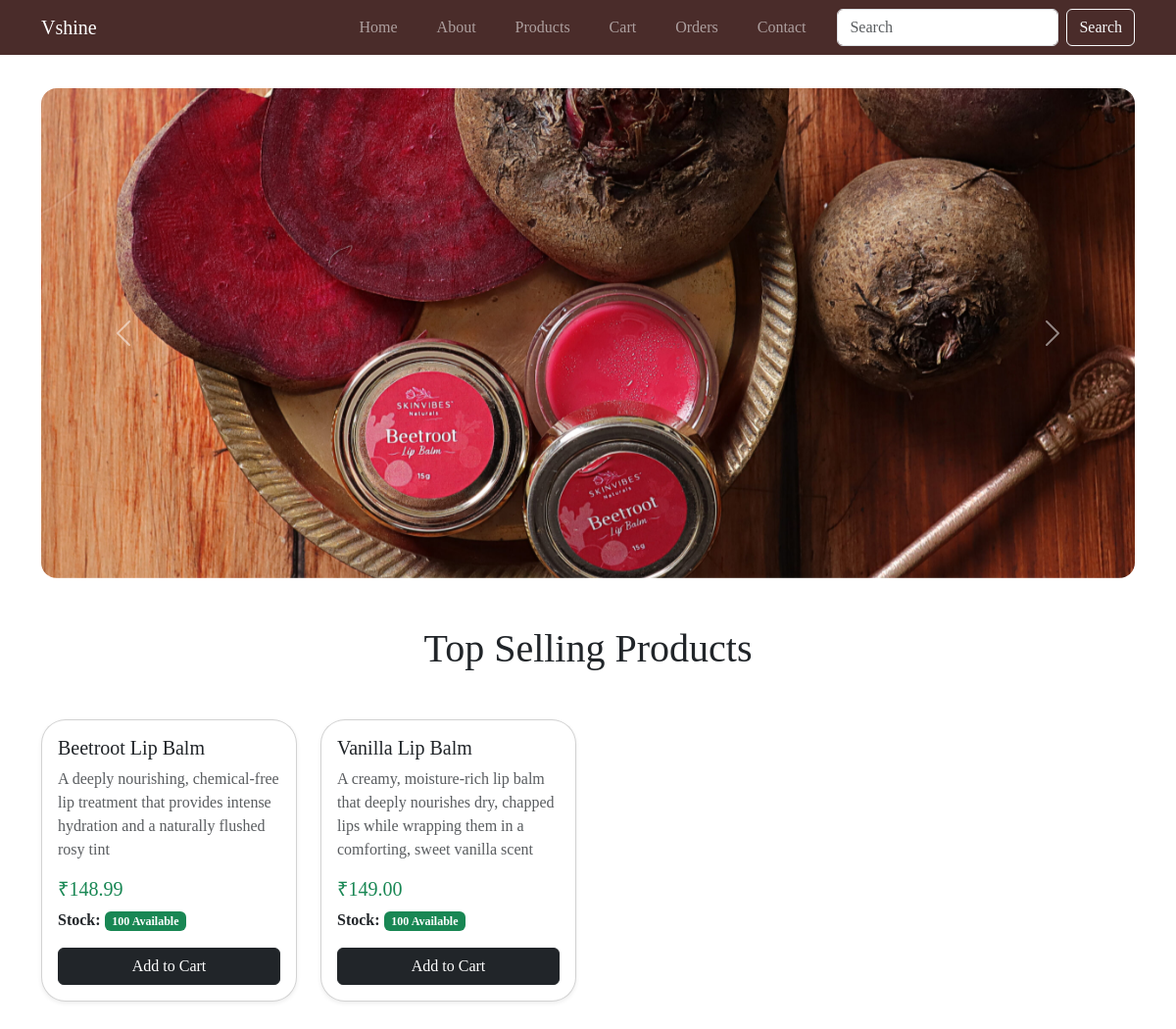
The app's page /, older data.
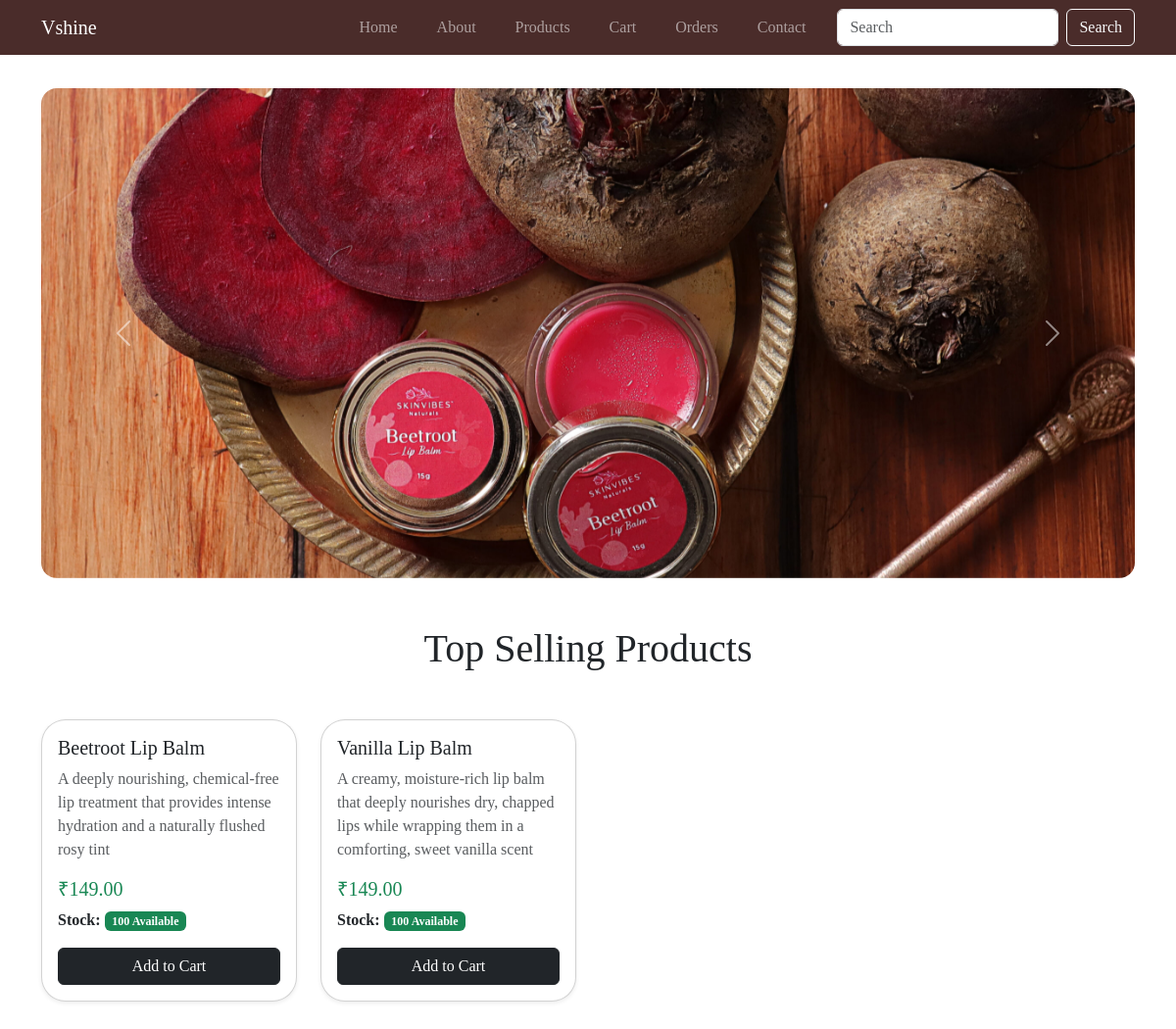
The same page, newer data.
### products/models.py (models this page shows, shortened)
class Products(models.Model):
    name = models.CharField(max_length=100)
    description = models.CharField(max_length=500)
    price = models.DecimalField(max_digits=6, decimal_places=2, default=0.00)
    stock = models.IntegerField()
    image =  models.ImageField(upload_to='products/')
    category = models.ForeignKey(Catagories,on_delete=models.PROTECT,related_name='products',null=True,blank=True
)

### products/views.py (the view)
# urls.py: path('', views.list_products, name='list'),
def list_products(request):
    all_products = Products.objects.all()
    context = {
        'products': all_products,
    }
    return render(request, 'home.html', context)

### products/templates/home.html (shortened to what the changed rows need)
<!DOCTYPE html>
<html lang="en">
{% load static %}
<head>
    {% load bootstrap5 %}
    {% bootstrap_css %}
    <link rel="stylesheet" href="{% static 'styles/styles.css' %}">
</head>
<body>
    {% block content %}
    <div class="container my-5" style="font-family: cursive;">
        <h1 class="text-center mb-5">
            Top Selling Products
        </h1>
        <div class="row g-4">
            {% for product in products %}
            <div class="col-12 col-sm-6 col-lg-4 col-xl-3">
                <div class="card h-100 shadow-sm product-card">
                    <div class="card-body d-flex flex-column">
                        <h5 class="card-title">
                            {{ product.name }}
                        </h5>
                        <p class="card-text text-muted">
                            {{ product.description }}
                        </p>
                        <div class="mt-auto">
                            <h5 class="text-success">
                                ₹{{ product.price }}
                            </h5>
                            <p class="mb-3">
                                <strong>
                                    Stock:
                                </strong>
                                {% if product.stock > 0 %}
                                <span class="badge bg-success">
                                    {{ product.stock }} Available
                                </span>
                                {% else %}
                                <span class="badge bg-danger">
                                    Out of Stock
                                </span>
                                {% endif %}
                            </p>
                            {% if product.stock > 0 %}
                            <a href="{% url 'cart:add_to_cart' product.id %}" class="btn btn-dark w-100">
                                Add to Cart
                            </a>
                            {% else %}
                            <button class="btn btn-secondary w-100" disabled>
                                Out of Stock
                            </button>
                            {% endif %}
                        </div>
                    </div>
                </div>
            </div>
            {% empty %}
            <div class="col-12">
                <p class="text-center text-muted">
                    No products available.
                </p>
            </div>
            {% endfor %}
        </div>
    </div>
    {% endblock %}
</body>
</html>

Row changes from the older to the newer data that the page shows:
changed Products "Beetroot Lip Balm": price "148.99" → "149.00"
